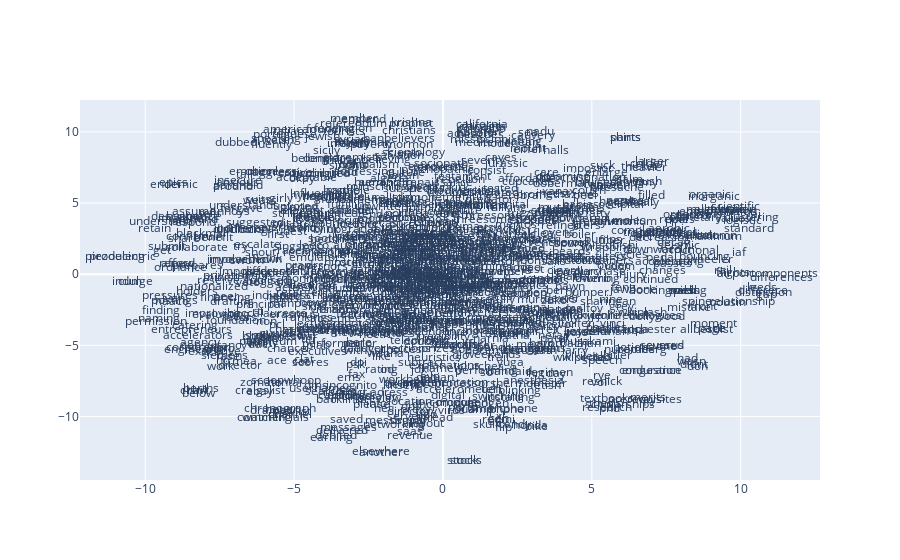

The cell this chart's notebook holds for it:
### Code cell
# Plot
trace = go.Scatter(
    x = Y[:,0],
    y = Y[:,1],
    text = list(wanted_vocab),
    mode='text'
)

data = [trace]

# Plot and embed in ipython notebook!
iplot(data, filename='basic-scatter')

### Figure 1 — Plotly figure (JSON) as saved in the notebook; plotly's stock layout.template omitted (floating-point values rounded to 4 significant figures; data arrays with more than 128 entries replaced by an {"elided": "..."} marker saying what was removed)
{"data": [{"mode": "text", "text": {"elided": "1000 str values"}, "x": {"elided": "1000 float values"}, "y": {"elided": "1000 float values"}, "type": "scatter"}], "layout": {}}
